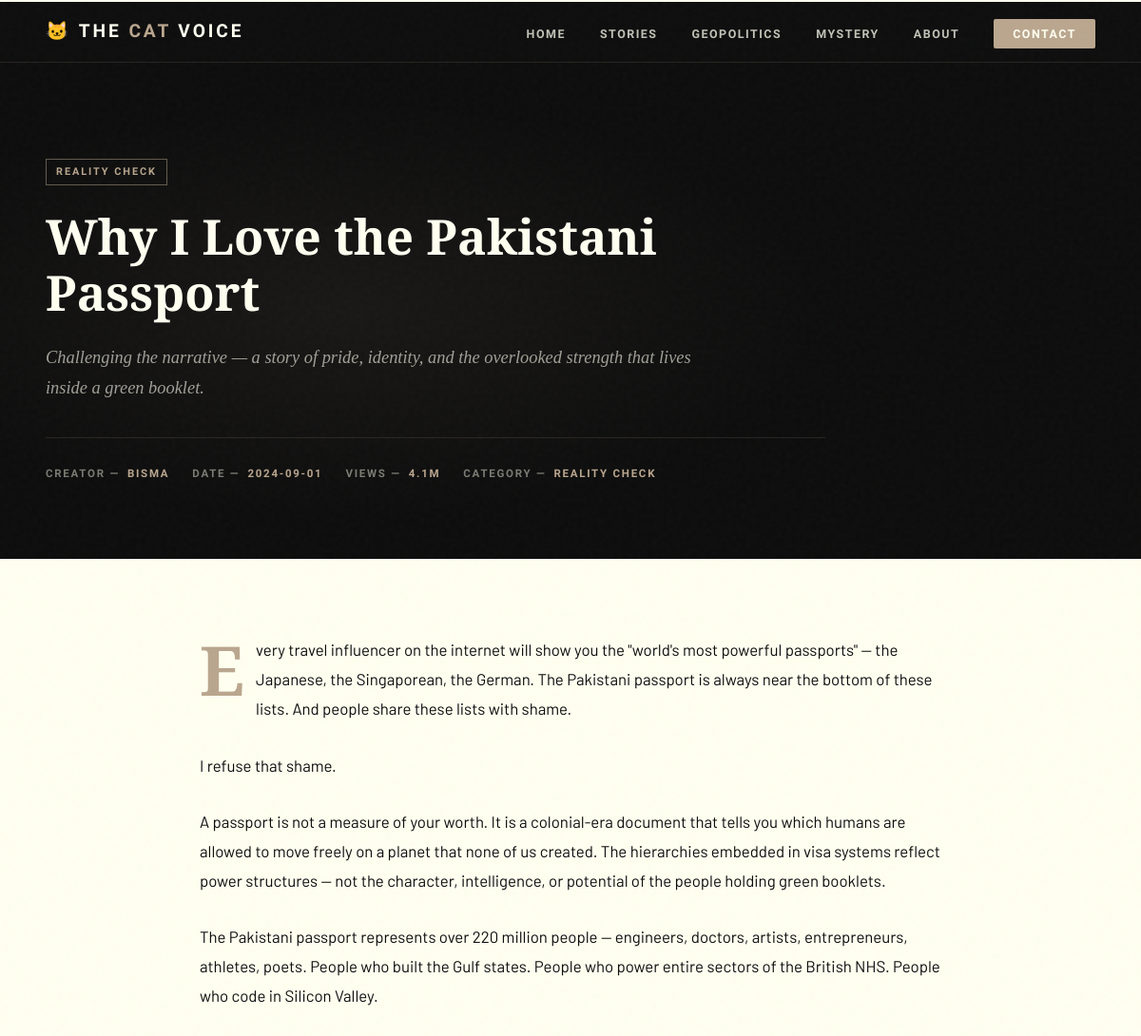
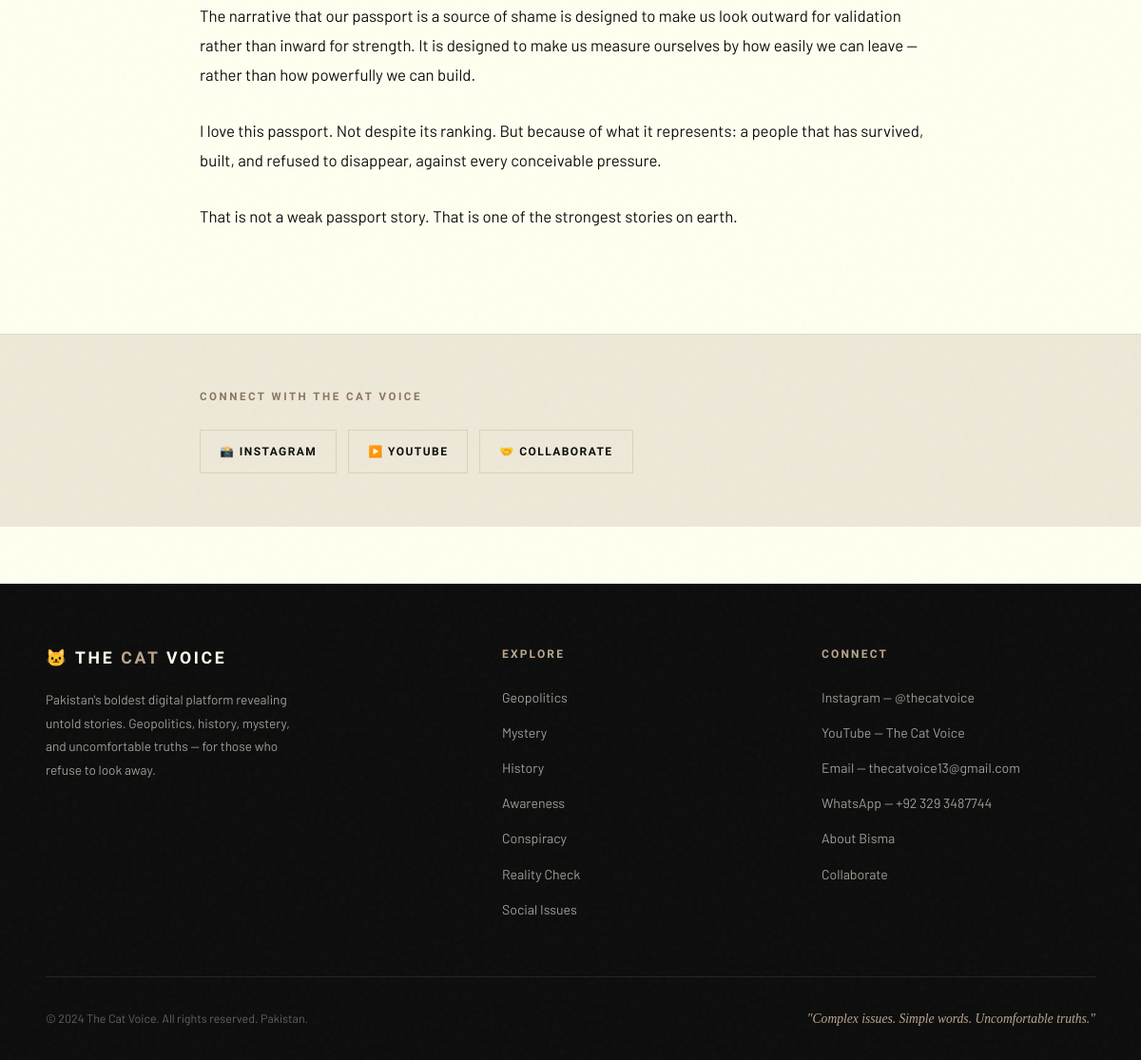
The page /story/2 on the database its author committed (2 pictures, top to bottom).
### tables this page shows
CREATE TABLE stories (
        id       INTEGER PRIMARY KEY AUTOINCREMENT,
        title    TEXT NOT NULL,
        category TEXT NOT NULL,
        excerpt  TEXT,
        content  TEXT,
        views    TEXT,
        date     TEXT,
        featured INTEGER DEFAULT 0
    );

CREATE TABLE settings (
        key   TEXT PRIMARY KEY,
        value TEXT
    );

### app.py (the view)
@app.route('/story/<int:story_id>')
def story(story_id):
    settings = get_settings()
    s = query_db('SELECT * FROM stories WHERE id = ?', [story_id], one=True)
    if s is None:
        return redirect(url_for('home'))
    related = query_db(
        'SELECT * FROM stories WHERE category = ? AND id != ? ORDER BY id DESC LIMIT 3',
        [s['category'], story_id]
    )
    return render_template('story.html', settings=settings, story=s, related=related)

### app.py (called while the page is built)
def get_db():
    db = getattr(g, '_database', None)
    if db is None:
        db = g._database = sqlite3.connect(DATABASE)
        db.row_factory = sqlite3.Row
    return db

@app.teardown_appcontext
def close_connection(exception):
    db = getattr(g, '_database', None)
    if db is not None:
        db.close()

def query_db(query, args=(), one=False):
    cur = get_db().execute(query, args)
    rv = cur.fetchall()
    cur.close()
    return (rv[0] if rv else None) if one else rv

def get_settings():
    rows = query_db('SELECT key, value FROM settings')
    return {row['key']: row['value'] for row in rows}

### templates/story.html (shortened to what this page needs)
{% extends "base.html" %}
{% block content %}
<section class="story-hero" aria-label="Story Header">
  <div class="story-hero-inner">
    <span class="cat-badge">{{ story['category'] }}</span>
    <h1>{{ story['title'] }}</h1>
    <p class="hero-excerpt">{{ story['excerpt'] }}</p>
    <div class="story-meta">
      <div class="meta-item">Creator — <span>Bisma</span></div>
      <div class="meta-item">Date — <span>{{ story['date'] }}</span></div>
      <div class="meta-item">Views — <span>{{ story['views'] }}</span></div>
      <div class="meta-item">Category — <span>{{ story['category'] }}</span></div>
    </div>
  </div>
</section>
<article class="article-body" aria-label="Story Content">
  <div class="article-inner">
    {% if story['content'] %}
      {% for para in story['content'].split('\n\n') %}
        {% if para.strip() %}
          <p>{{ para.strip() }}</p>
        {% endif %}
      {% endfor %}
    {% else %}
      <p>{{ story['excerpt'] }}</p>
    {% endif %}
  </div>
</article>
<section class="share-section" aria-label="Share and connect">
  <div class="share-inner">
    <div class="share-label">Connect with The Cat Voice</div>
    <div class="share-links">
      <a href="{{ settings.instagram }}" target="_blank" rel="noopener" class="share-link" id="share-instagram">
        📸 Instagram
      </a>
      <a href="{{ settings.youtube }}" target="_blank" rel="noopener" class="share-link" id="share-youtube">
        ▶️ YouTube
      </a>
      <a href="{{ url_for('contact') }}" class="share-link" id="share-collaborate">
        🤝 Collaborate
      </a>
    </div>
  </div>
</section>
{% endblock %}

### templates/base.html (shortened to what this page needs)
<!DOCTYPE html>
<html lang="en">
<head>
</head>
<body>
  <nav class="navbar" role="navigation" aria-label="Main Navigation">
    <a href="{{ url_for('home') }}" class="nav-logo" aria-label="The Cat Voice Home">
      🐱 <span>THE <span class="logo-cat">CAT</span> VOICE</span>
    </a>
    <ul class="nav-links" id="nav-links" role="list">
      <li><a href="{{ url_for('home') }}" id="nav-home">Home</a></li>
      <li><a href="{{ url_for('home') }}#all-stories" id="nav-stories">Stories</a></li>
      <li><a href="{{ url_for('category', cat='Geopolitics') }}" id="nav-geo">Geopolitics</a></li>
      <li><a href="{{ url_for('category', cat='Mystery') }}" id="nav-mystery">Mystery</a></li>
      <li><a href="{{ url_for('about') }}" id="nav-about">About</a></li>
      <li class="nav-cta"><a href="{{ url_for('contact') }}" id="nav-contact">Contact</a></li>
    </ul>
  </nav>
  <main>
    {% block content %}{% endblock %}
  </main>
  <footer>
    <div class="footer-grid">
      <div class="footer-brand">
        <div class="footer-logo">🐱 THE <span class="logo-cat">CAT</span> VOICE</div>
        <p>Pakistan's boldest digital platform revealing untold stories. Geopolitics, history, mystery, and uncomfortable truths — for those who refuse to look away.</p>
      </div>
      <div class="footer-col">
        <h4>Explore</h4>
        <ul>
          <li><a href="{{ url_for('category', cat='Geopolitics') }}">Geopolitics</a></li>
          <li><a href="{{ url_for('category', cat='Mystery') }}">Mystery</a></li>
          <li><a href="{{ url_for('category', cat='History') }}">History</a></li>
          <li><a href="{{ url_for('category', cat='Awareness') }}">Awareness</a></li>
          <li><a href="{{ url_for('category', cat='Conspiracy') }}">Conspiracy</a></li>
          <li><a href="{{ url_for('category', cat='Reality Check') }}">Reality Check</a></li>
          <li><a href="{{ url_for('category', cat='Social Issues') }}">Social Issues</a></li>
        </ul>
      </div>
      <div class="footer-col">
        <h4>Connect</h4>
        <ul>
          {% if settings %}
            <li><a href="{{ settings.instagram }}" target="_blank" rel="noopener">Instagram — @thecatvoice</a></li>
            <li><a href="{{ settings.youtube }}" target="_blank" rel="noopener">YouTube — The Cat Voice</a></li>
            <li><a href="mailto:{{ settings.email }}">Email — {{ settings.email }}</a></li>
            <li><a href="https://wa.me/{{ settings.phone | replace('+','') | replace(' ','') }}" target="_blank" rel="noopener">WhatsApp — {{ settings.phone }}</a></li>
          {% endif %}
          <li><a href="{{ url_for('about') }}">About Bisma</a></li>
          <li><a href="{{ url_for('contact') }}">Collaborate</a></li>
        </ul>
      </div>
    </div>
    <div class="footer-bottom">
      <div>© 2024 The Cat Voice. All rights reserved. Pakistan.</div>
      <div class="tagline-footer">
        {% if settings %}"{{ settings.tagline }}"{% endif %}
      </div>
    </div>
  </footer>
</body>
</html>

### templates/base.html (style rules this page uses)
:root { --ivory: #fffff0; --ivory-deep: #f5f0e0; --ivory-dark: #ede8d8; --brown: #baa68e; --brown-dark: #8a7560; --brown-deep: #5a4a38; --black: #0d0d0d; --black-soft: #141414; --black-mid: #1a1a1a; --white: #ffffff; --gap: 2px; --font-display: 'Playfair Display', Georgia, serif; --font-body: 'Barlow', system-ui, sans-serif; --font-label: 'Barlow Condensed', system-ui, sans-serif; --transition: 0.3s cubic-bezier(0.4, 0, 0.2, 1); --shadow-sm: 0 2px 8px rgba(13,13,13,0.15); --shadow-md: 0 8px 32px rgba(13,13,13,0.2); }
*, *::before, *::after { box-sizing: border-box; margin: 0; padding: 0; }
html { scroll-behavior: smooth; }
body { font-family: var(--font-body); font-size: 16px; line-height: 1.7; background-color: var(--ivory); color: var(--black); overflow-x: hidden; position: relative; }
body::before { content: ''; position: fixed; inset: 0; opacity: 0.028; pointer-events: none; z-index: 9999; }
a { color: inherit; text-decoration: none; }
.navbar { position: fixed; top: 2px; left: 0; right: 0; z-index: 1000; background: var(--black); border-bottom: 1px solid rgba(186,166,142,0.15); padding: 0 48px; height: 64px; display: flex; align-items: center; justify-content: space-between; }
.nav-logo { font-family: var(--font-label); font-weight: 700; font-size: 1.2rem; letter-spacing: 0.15em; color: var(--ivory); text-transform: uppercase; display: flex; align-items: center; gap: 8px; flex-shrink: 0; }
.nav-logo .logo-cat { color: var(--brown); }
.nav-links { display: flex; align-items: center; gap: 36px; list-style: none; }
.nav-links a { font-family: var(--font-label); font-size: 0.78rem; font-weight: 600; letter-spacing: 0.12em; text-transform: uppercase; color: rgba(255,255,240,0.75); transition: color var(--transition); }
.nav-links .nav-cta a { color: var(--ivory); background: var(--brown); padding: 8px 20px; border-radius: 2px; transition: background var(--transition), color var(--transition); }
main { padding-top: 64px; }
footer { background: var(--black); color: rgba(255,255,240,0.6); padding: 64px 48px 32px; margin-top: 60px; }
.footer-grid { display: grid; grid-template-columns: 1.5fr 1fr 1fr; gap: 48px; padding-bottom: 48px; border-bottom: 1px solid rgba(186,166,142,0.15); }
.footer-brand .footer-logo { font-family: var(--font-label); font-size: 1.1rem; font-weight: 700; letter-spacing: 0.15em; color: var(--ivory); text-transform: uppercase; margin-bottom: 16px; }
.footer-brand .footer-logo .logo-cat { color: var(--brown); }
.footer-brand p { font-size: 0.85rem; line-height: 1.8; max-width: 280px; }
.footer-col h4 { font-family: var(--font-label); font-size: 0.75rem; font-weight: 700; letter-spacing: 0.18em; text-transform: uppercase; color: var(--brown); margin-bottom: 20px; }
.footer-col ul { list-style: none; }
.footer-col ul li { margin-bottom: 10px; }
.footer-col ul li a { font-size: 0.88rem; color: rgba(255,255,240,0.6); transition: color var(--transition); }
.footer-bottom { display: flex; align-items: center; justify-content: space-between; padding-top: 32px; font-size: 0.78rem; color: rgba(255,255,240,0.35); }
.footer-bottom .tagline-footer { font-family: var(--font-display); font-style: italic; font-size: 0.85rem; color: var(--brown); }
.cat-badge { font-family: var(--font-label); font-size: 0.68rem; font-weight: 700; letter-spacing: 0.18em; text-transform: uppercase; color: var(--brown); border: 1px solid rgba(186,166,142,0.5); padding: 4px 10px; display: inline-block; }

### rows shown on the page
stories: category "REALITY CHECK", title "Why I Love the Pakistani Passport", excerpt "Challenging the narrative — a story of pride, identity, and the overlooked strength that lives inside a green booklet.", date "2024-09-01", views "4.1M"
settings: email "thecatvoice13@gmail.com"
settings: phone "+92 329 3487744"
settings: tagline "Complex issues. Simple words. Uncomfortable truths."

### other values the page prints
{{ para.strip() }} "I refuse that shame." "I love this passport. Not despite its ranking. But because of what it represents: a people that has survived, built, and refused to disappear, against every conceivable pressure." "That is not a weak passport story. That is one of the strongest stories on earth."
